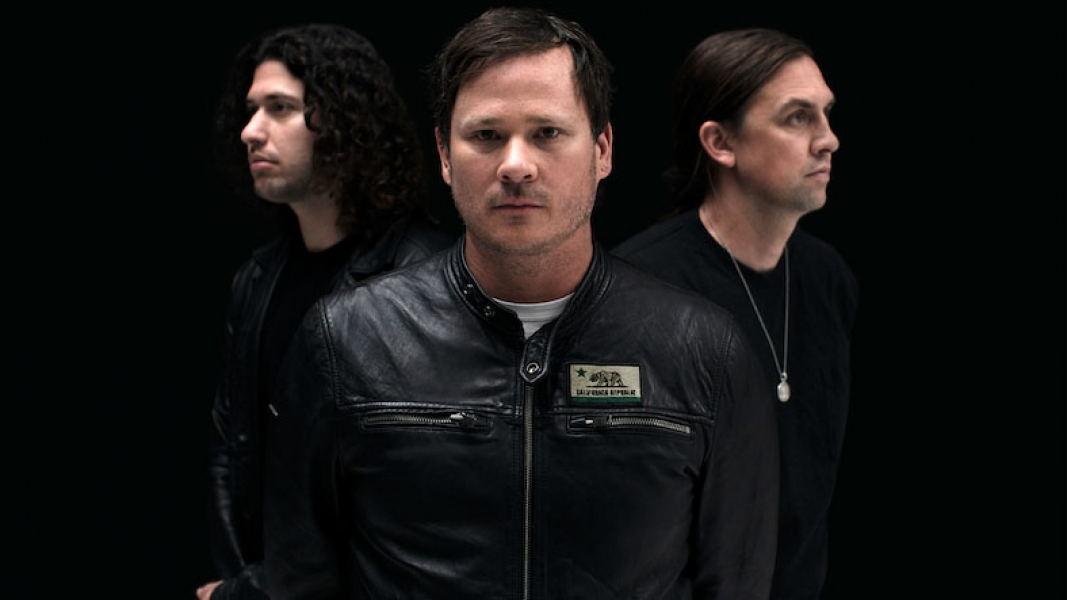
#> input picture UAS/angelsairwaves.jpg, 1067 x 600 px
$ python face_detection.py angelsairwaves.jpg
#> lines starting #> are read from the running program, lines starting #| are printed output that depends on the picture; after the words box and inside, x2 and y2 are one past the last pixel; in counts of white or black regions, pixels touching at a corner belong together
import cv2
import sys

# mendeteksi parameter input berupa image yang akan diproses
imagePath = sys.argv[1]

# memuat konfigurasi object detection
cascPath = "haarcascade_frontalface_default.xml"
faceCascade = cv2.CascadeClassifier(cascPath)

# membaca image
image = cv2.imread(imagePath)
#> image is the input picture: shape (600, 1067, 3); mean B, G, R 19.7, 20.5, 21.8
gray = cv2.cvtColor(image, cv2.COLOR_BGR2GRAY)
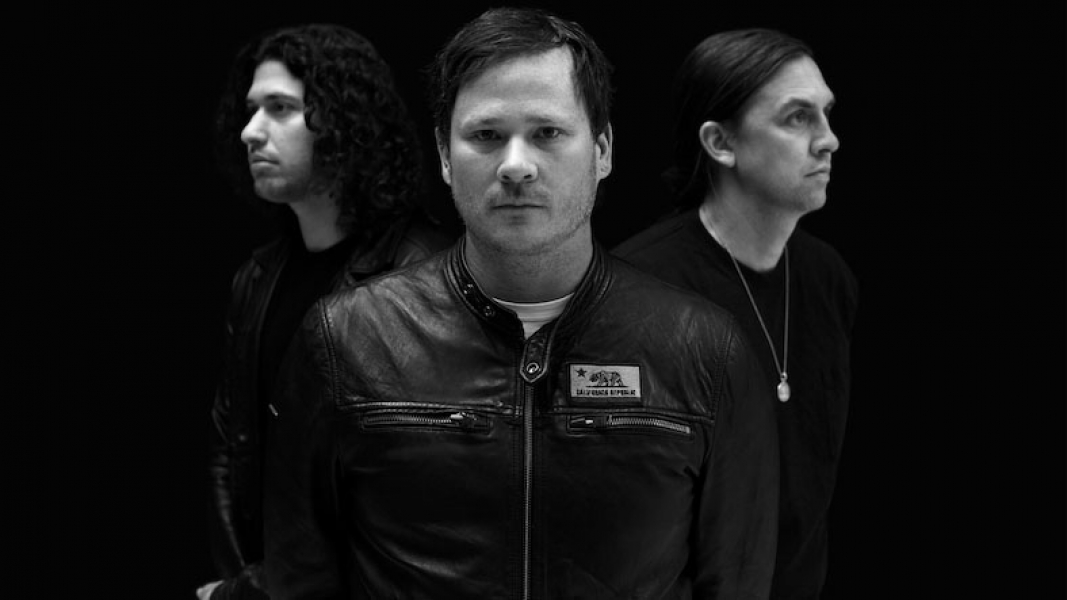
#> gray: shape (600, 1067); min 0, max 253, mean 20.9

# melakukan deteksi wajah dari image
faces = faceCascade.detectMultiScale(
    gray,
    scaleFactor = 1.1,
    minNeighbors = 5,
    minSize = (25, 25)
)
#> faces = [[186, 56, 137, 137], [744, 55, 162, 162], [419, 61, 194, 194]]

print("Jumlah wajah yang terdeteksi adalah {0}".format(len(faces)))
#| Jumlah wajah yang terdeteksi adalah 3

# Menggambarkan persegi pada wajah yang terdeteksi
for (x, y, w, h) in faces:
    cv2.rectangle(image, (x, y), (x + w, y + h), (0, 255, 0), 2)
#> this loop made 3 passes
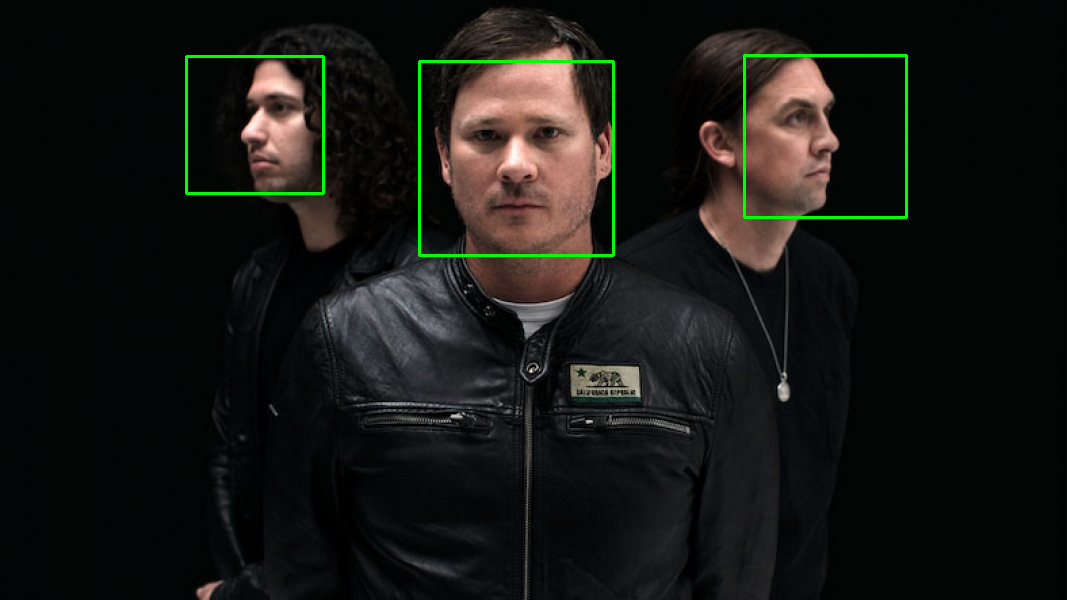
#> image: shape (600, 1067, 3); 0.92% of pixels changed, all inside (x1, y1, x2, y2) = (185, 54, 908, 257)

cv2.imshow("Faces Recognition", image)
cv2.waitKey(0)
